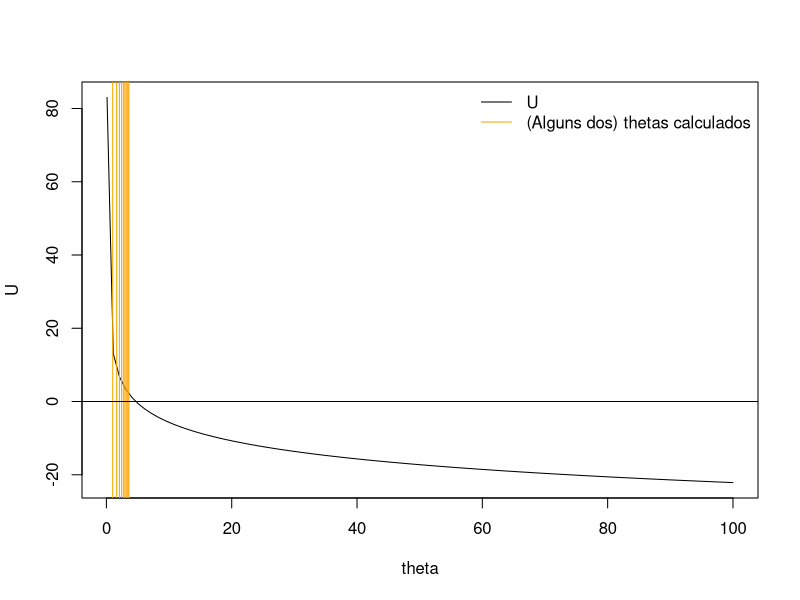
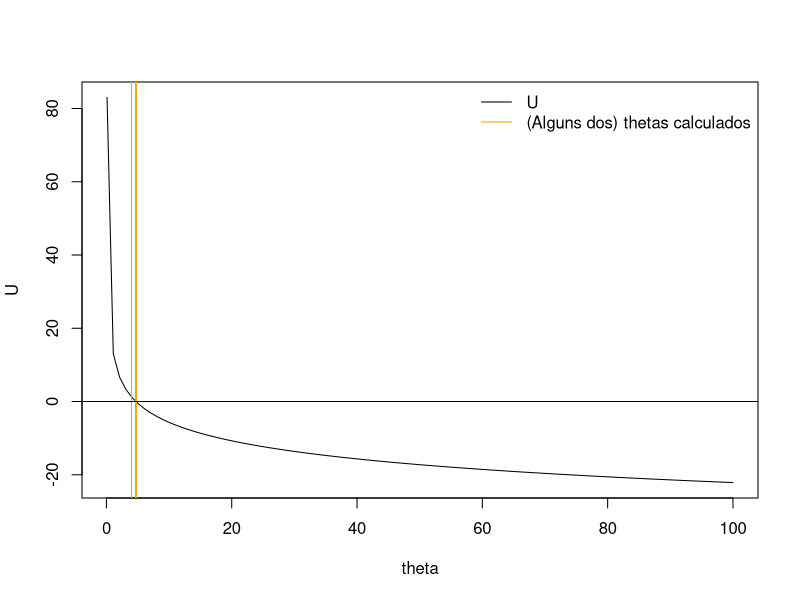

These charts were generated, in order, by the following R code:
## ---- chunk 1
main <- function() {
  x <- c(3.1, 4.2, 5.7, 2.3, 7.7, 5.1, 3.5)
  n <- length(x)

  theta <- 1
  erro_max <- 10^(-5)
  erro <- Inf
  i <- 1
  iteracoes_max <- 1000

  while (erro > erro_max && i <= iteracoes_max) {
    escore <- sum(log(x)) - n * digamma(theta[i])
    derivada_escore <- -n * trigamma(theta[i])
    theta[i + 1] <- theta[i] - escore / derivada_escore
    erro <- abs(theta[i + 1] - theta[i])
    cat("Erro na iteração", i, ":", erro, "\n")
    i <- i + 1
  }

  if (erro > erro_max) {
    stop("O método não convergiu em ", iteracoes_max, " iterações.")
  }
  cat("Theta final:", tail(theta, 1), "\n")
  cat("Total de iterações:", i - 1, "\n")
}

main()
## ---- chunk 2
main <- function() {
  x <- c(2, 2.5, 3, 3.5, 2, 1.5)
  n <- length(x)

  theta <- 0.5
  erro_max <- 10^(-5)
  erro <- Inf
  i <- 1
  iteracoes_max <- 1000

  while (erro > erro_max && i <= iteracoes_max) {
    theta[i + 1] <- theta[i] -
      ((n - sum(x) * theta[i]) * theta[i]) / (-n)
    erro <- abs(theta[i + 1] - theta[i])
    cat("Erro na iteração", i, ":", erro, "\n")
    i <- i + 1
  }

  if (erro > erro_max) {
    stop("O método não convergiu em ", iteracoes_max, " iterações.")
  }
  cat("Theta final:", tail(theta, 1), "\n")
  cat("Total de iterações:", i - 1, "\n")
}

main()
## ---- chunk 3
main <- function() {
  x <- c(3.1, 4.2, 5.7, 2.3, 7.7, 5.1, 3.5)
  n <- length(x)

  theta <- 1
  delta <- 0.01
  erro_max <- 10^(-5)
  erro <- Inf
  i <- 1
  iteracoes_max <- 1000

  while (erro > erro_max && i <= iteracoes_max) {
    escore <- sum(log(x)) - n * digamma(theta[i])
    theta[i + 1] <- theta[i] + delta * escore
    erro <- abs(theta[i + 1] - theta[i])
    if (i %% 100 == 0) {
      cat("Erro na iteração", i, ":", erro, "\n")
    }
    i <- i + 1
  }

  if (erro > erro_max) {
    stop("O método não convergiu em ", iteracoes_max, " iterações.")
  }
  cat("Theta final:", tail(theta, 1), "\n")
  cat("Total de iterações:", i - 1, "\n")
}

main()
## ---- chunk 4
descida_estocastica_ingenua <- function() {
  x <- c(3.1, 4.2, 5.7, 2.3, 7.7, 5.1, 3.5)
  n <- length(x)

  theta <- 1
  delta <- 0.0001
  erro <- Inf
  erro_max <- 10^(-5)
  epoca <- 1
  epocas_max <- 10000

  while (erro > erro_max && epoca <= epocas_max) {
    for (observacao in x) {
      proximo_theta <- tail(theta, 1) +
        delta * (log(observacao) - digamma(tail(theta, 1)))
      erro <- abs(proximo_theta - tail(theta, 1))
      theta <- c(theta, proximo_theta)
    }
    if (epoca %% 500 == 0) {
      cat("Erro da última atualização na época", epoca, ":", erro, "\n")
    }
    epoca <- epoca + 1
  }

  epocas_executadas <- epoca - 1
  if (erro > erro_max) {
    stop("O método não convergiu em ", epocas_max, " épocas.")
  }

  escore <- function(y) sum(log(x)) - n * digamma(y)
  cat("Theta final:", tail(theta, 1), "\n")
  cat("Total de épocas:", epocas_executadas, "\n")
  cat("Escore da amostra no valor final:", escore(tail(theta, 1)), "\n")

  curve(escore, from = 0.1, to = 100, ylab = "U", xlab = "theta")
  indices <- seq(1, length(theta), by = 4000)
  abline(v = theta[indices], col = "orange")
  abline(h = 0)
  legend("topright", legend = c("U", "(Alguns dos) thetas calculados"),
         col = c("black", "orange"), lty = 1, bty = "n")
}

descida_estocastica_ingenua()
invisible(NULL)
## ---- chunk 5
set.seed(24)

descida_estocastica <- function() {
  x <- c(3.1, 4.2, 5.7, 2.3, 7.7, 5.1, 3.5)
  n <- length(x)

  theta <- 4
  delta0 <- 0.1
  escore <- function(y) sum(log(x)) - n * digamma(y)

  erro_max <- 10^(-5)
  erro <- abs(escore(tail(theta, 1)))
  epoca <- 1
  epocas_max <- 5000

  while (erro > erro_max && epoca <= epocas_max) {
    delta <- delta0 / sqrt(epoca)
    for (i in sample.int(n)) {
      theta_atual <- tail(theta, 1)
      theta <- c(
        theta,
        theta_atual + delta * (log(x[i]) - digamma(theta_atual))
      )
    }
    erro <- abs(escore(tail(theta, 1)))
    if (epoca %% 500 == 0) {
      cat("Erro na época", epoca, ":", erro, "\n")
    }
    epoca <- epoca + 1
  }

  epocas_executadas <- epoca - 1
  if (erro > erro_max) {
    stop("O método não convergiu em ", epocas_max, " épocas.")
  }

  cat("Theta final:", tail(theta, 1), "\n")
  cat("Total de épocas:", epocas_executadas, "\n")
  cat("Escore da amostra no valor final:", escore(tail(theta, 1)), "\n")

  curve(escore, from = 0.1, to = 100, ylab = "U", xlab = "theta")
  indices <- seq(1, length(theta), by = 500)
  abline(v = theta[indices], col = "orange")
  abline(h = 0)
  legend("topright", legend = c("U", "(Alguns dos) thetas calculados"),
         col = c("black", "orange"), lty = 1, bty = "n")
}

descida_estocastica()
invisible(NULL)
